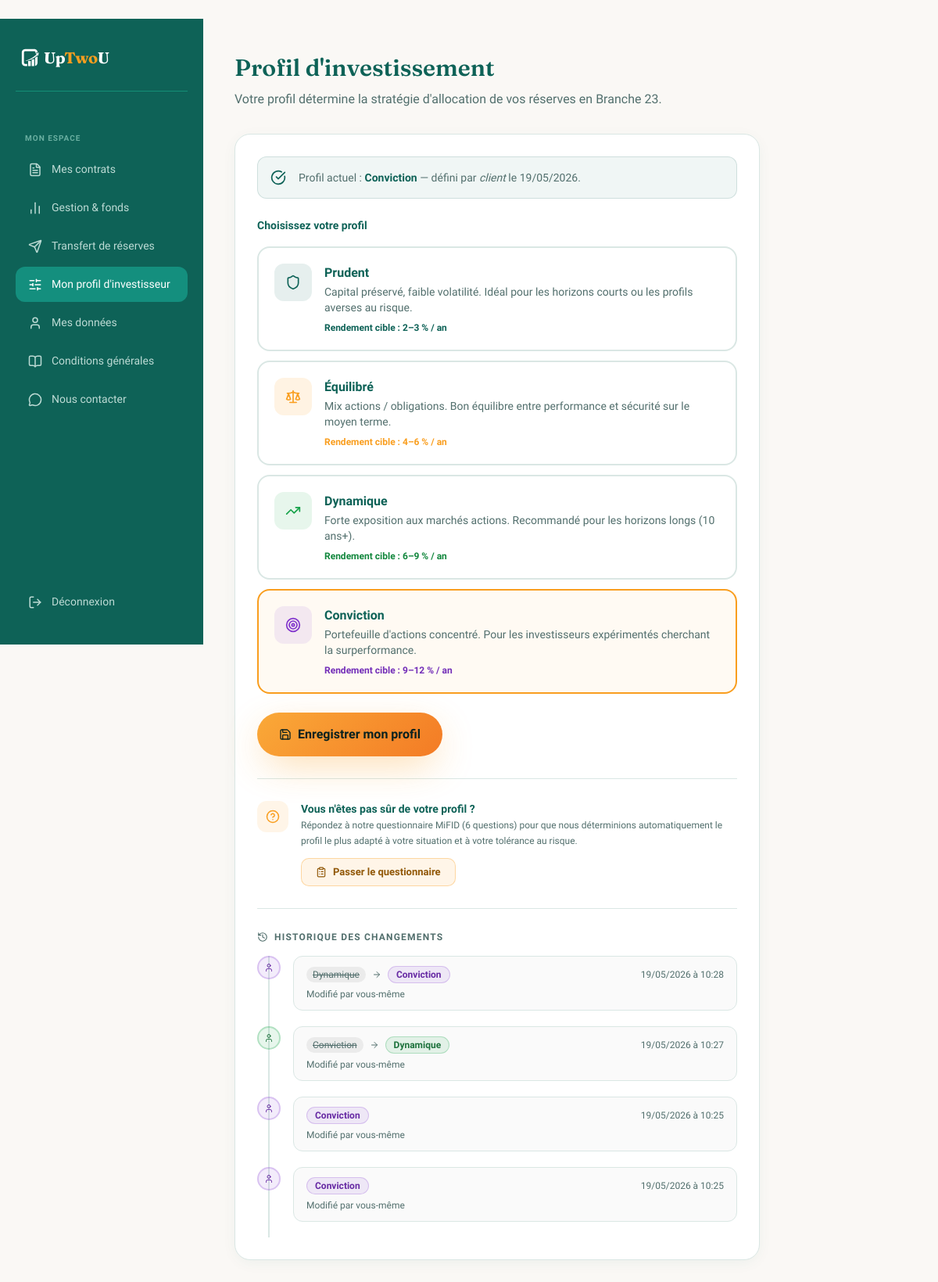
/client/profil (signed in), run on the app's committed database.
### models.py (models this page shows, shortened)
class Client(db.Model):
    __tablename__ = 'client'
    id = db.Column(db.Integer, primary_key=True)
    user_id = db.Column(db.Integer, db.ForeignKey('user.id'), nullable=False)
    nom = db.Column(db.String(100))
    prenom = db.Column(db.String(100))
    date_naissance = db.Column(db.String(10))   # DD/MM/YYYY
    sexe = db.Column(db.String(1))              # 'F' | 'M'
    niss = db.Column(db.String(20))
    adresse = db.Column(db.String(200))
    ville = db.Column(db.String(100))
    code_postal = db.Column(db.String(10))
    telephone = db.Column(db.String(20))
    telephone_gsm = db.Column(db.String(20))
    iban = db.Column(db.String(34))
    beneficiaire_vie = db.Column(db.String(200))
    beneficiaire_1 = db.Column(db.String(200))
    beneficiaire_2 = db.Column(db.String(200))
    beneficiaires_json = db.Column(db.Text)
    profil_risque = db.Column(db.String(20))    # prudent | equilibre | dynamique | conviction
    profil_choisi_par = db.Column(db.String(20))
    profil_date = db.Column(db.DateTime)
    pays = db.Column(db.String(100), default='Belgique')
    kyc_verifie = db.Column(db.Boolean, default=False)
    kyc_document = db.Column(db.String(200))
    est_ppe = db.Column(db.Boolean, nullable=True)
    ppe_details = db.Column(db.String(500), nullable=True)
    ci_date_validite = db.Column(db.String(10), nullable=True)   # DD/MM/YYYY expiry of eID card
    frais_acceptes = db.Column(db.Boolean, default=False)
    questionnaire_score = db.Column(db.Integer)
    courtier_id = db.Column(db.Integer, db.ForeignKey('user.id'), nullable=True)
    courtier = db.relationship('User', foreign_keys='Client.courtier_id', backref='clients_assignes')
    cabinet_id = db.Column(db.Integer, db.ForeignKey('broker_cabinet.id'), nullable=True)
    cabinet = db.relationship('BrokerCabinet', foreign_keys='Client.cabinet_id')
    contrats = db.relationship('Contract', backref='client', lazy=True)
    analyses = db.relationship('Analysis', backref='client', lazy=True)

class ProfileChangeLog(db.Model):
    __tablename__ = 'profile_change_log'
    id                   = db.Column(db.Integer, primary_key=True)
    client_id            = db.Column(db.Integer, db.ForeignKey('client.id'), nullable=False)
    profil_ancien        = db.Column(db.String(20))
    profil_nouveau       = db.Column(db.String(20), nullable=False)
    choisi_par           = db.Column(db.String(20))
    score_questionnaire  = db.Column(db.Integer)
    created_at           = db.Column(db.DateTime, default=datetime.utcnow)
    envoye_wealtheon     = db.Column(db.Boolean, default=False)
    date_envoi_wealtheon = db.Column(db.DateTime)
    envoye_assureur      = db.Column(db.Boolean, default=False)
    date_envoi_assureur  = db.Column(db.DateTime)
    client = db.relationship('Client', backref=db.backref('profil_logs', lazy=True,
                                                           order_by='ProfileChangeLog.created_at'))

### app.py (the view, shortened to what this page needs)
@app.route("/client/profil", methods=["GET", "POST"])
@login_required
@client_required
def client_profil():
    client = current_user.client_profile
    form = ProfilForm()
    if request.method == 'GET':
        form.profil.data = client.profil_risque
    logs = sorted(client.profil_logs, key=lambda l: l.created_at, reverse=True)
    return render_template("client/profil.html", client=client, form=form, logs=logs)

### app.py (called while the page is built)
@app.before_request
def enforce_session_timeout():
    if not current_user.is_authenticated:
        return
    last_str = session.get('_last_activity')
    if last_str:
        try:
            last = datetime.fromisoformat(last_str)
            if (datetime.now(timezone.utc).replace(tzinfo=None) - last).total_seconds() > 1800:
                logout_user()
                session.clear()
                flash("Votre session a expiré. Veuillez vous reconnecter.", "error")
                return redirect(url_for('login'))
        except (ValueError, TypeError):
            pass
    session['_last_activity'] = datetime.now(timezone.utc).replace(tzinfo=None).isoformat()

@login_manager.user_loader
def load_user(user_id):
    return db.session.get(User, int(user_id))

def client_required(f):
    @wraps(f)
    def decorated(*args, **kwargs):
        if not current_user.is_authenticated or current_user.role != 'client':
            flash("Accès réservé aux clients.", "error")
            return redirect(url_for('index'))
        return f(*args, **kwargs)
    return decorated

### templates/client/profil.html (shortened to what this page needs)
﻿{% extends "client/_base.html" %}
{% block content %}
<div class="dashboard-header">
  <h1>Profil d'investissement</h1>
  <p>Votre profil détermine la stratégie d'allocation de vos réserves en Branche 23.</p>
</div>
<div class="dashboard-card max-w-2xl">
  {% if client.profil_risque %}
  <div class="flex items-center gap-4 mb-6 p-4 rounded-xl" style="background:hsl(172 75% 22% / 0.06);border:1px solid hsl(172 75% 22% / 0.15);">
    <i data-lucide="check-circle" style="width:1.25rem;height:1.25rem;flex-shrink:0;color:var(--primary);"></i>
    <p class="text-sm text-muted">
      Profil actuel : <strong class="text-primary capitalize">{{ client.profil_risque }}</strong>
      — défini par <em>{{ client.profil_choisi_par }}</em>
      {% if client.profil_date %}le {{ client.profil_date.strftime('%d/%m/%Y') }}{% endif %}.
    </p>
  </div>
  {% endif %}
  <form method="POST" id="profil-form">
    <p class="form-label mb-4">Choisissez votre profil</p>
    <div class="flex flex-col gap-3" id="profil-cards">
      <label class="profil-card {% if client.profil_risque == 'prudent' %}selected{% endif %}" id="card-prudent">
        <div class="flex items-start gap-4">
          <div class="h-12 w-12 rounded-xl grid place-items-center flex-shrink-0" style="background:hsl(172 75% 22% / 0.1);">
            <i data-lucide="shield" style="width:1.25rem;height:1.25rem;color:var(--primary);"></i>
          </div>
          <div>
            <p class="font-semibold text-primary">Prudent</p>
            <p class="text-sm text-muted mt-0.5">Capital préservé, faible volatilité. Idéal pour les horizons courts ou les profils averses au risque.</p>
            <p class="text-xs font-semibold mt-2" style="color:var(--primary);">Rendement cible : 2–3 % / an</p>
          </div>
        </div>
      </label>
      <label class="profil-card {% if client.profil_risque == 'equilibre' %}selected{% endif %}" id="card-equilibre">
        <div class="flex items-start gap-4">
          <div class="h-12 w-12 rounded-xl grid place-items-center flex-shrink-0" style="background:hsl(35 95% 55% / 0.12);">
            <i data-lucide="scale" style="width:1.25rem;height:1.25rem;color:var(--accent);"></i>
          </div>
          <div>
            <p class="font-semibold text-primary">Équilibré</p>
            <p class="text-sm text-muted mt-0.5">Mix actions / obligations. Bon équilibre entre performance et sécurité sur le moyen terme.</p>
            <p class="text-xs font-semibold mt-2" style="color:var(--accent);">Rendement cible : 4–6 % / an</p>
          </div>
        </div>
      </label>
      <label class="profil-card {% if client.profil_risque == 'dynamique' %}selected{% endif %}" id="card-dynamique">
        <div class="flex items-start gap-4">
          <div class="h-12 w-12 rounded-xl grid place-items-center flex-shrink-0" style="background:hsl(142 76% 36% / 0.1);">
            <i data-lucide="trending-up" style="width:1.25rem;height:1.25rem;color:hsl(142 76% 36%);"></i>
          </div>
          <div>
            <p class="font-semibold text-primary">Dynamique</p>
            <p class="text-sm text-muted mt-0.5">Forte exposition aux marchés actions. Recommandé pour les horizons longs (10 ans+).</p>
            <p class="text-xs font-semibold mt-2" style="color:hsl(142 76% 30%);">Rendement cible : 6–9 % / an</p>
          </div>
        </div>
      </label>
      <label class="profil-card {% if client.profil_risque == 'conviction' %}selected{% endif %}" id="card-conviction">
        <div class="flex items-start gap-4">
          <div class="h-12 w-12 rounded-xl grid place-items-center flex-shrink-0" style="background:hsl(270 60% 55% / 0.1);">
            <i data-lucide="target" style="width:1.25rem;height:1.25rem;color:hsl(270 60% 50%);"></i>
          </div>
          <div>
            <p class="font-semibold text-primary">Conviction</p>
            <p class="text-sm text-muted mt-0.5">Portefeuille d'actions concentré. Pour les investisseurs expérimentés cherchant la surperformance.</p>
            <p class="text-xs font-semibold mt-2" style="color:hsl(270 60% 45%);">Rendement cible : 9–12 % / an</p>
          </div>
        </div>
      </label>
    </div>
    <button type="submit" class="btn btn-primary mt-6" style="height:2.75rem;padding:1.75rem;">
      <i data-lucide="save" style="width:1rem;height:1rem;margin-right:0.5rem;"></i>
      Enregistrer mon profil
    </button>
  </form>
  <div style="height:1px;background:var(--border);margin:1.75rem 0;"></div>
  <div class="flex items-start gap-4">
    <div class="h-10 w-10 rounded-xl grid place-items-center flex-shrink-0"
         style="background:hsl(35 95% 55% / 0.1);">
      <i data-lucide="help-circle" style="width:1.125rem;height:1.125rem;color:var(--accent);"></i>
    </div>
    <div class="flex-1">
      <p class="font-semibold text-primary text-sm">Vous n'êtes pas sûr de votre profil ?</p>
      <p class="text-xs text-muted mt-0.5 leading-relaxed">
        Répondez à notre questionnaire MiFID (6 questions) pour que nous déterminions automatiquement le profil le plus adapté à votre situation et à votre tolérance au risque.
      </p>
      <a href="{{ url_for('client_questionnaire') }}"
         class="btn mt-3 inline-flex items-center gap-2"
         style="height:2.25rem;padding:0 1.125rem;font-size:0.8125rem;
                background:hsl(35 95% 55% / 0.1);color:hsl(35 90% 30%);
                border:1px solid hsl(35 95% 55% / 0.35);border-radius:0.625rem;
                font-weight:600;text-decoration:none;">
        <i data-lucide="clipboard-list" style="width:0.875rem;height:0.875rem;"></i>
        Passer le questionnaire
      </a>
    </div>
  </div>
  {% if logs %}
  <div style="height:1px;background:var(--border);margin:1.75rem 0;"></div>
  <div>
    <p class="text-xs font-semibold uppercase tracking-widest text-muted mb-4 flex items-center gap-2">
      <i data-lucide="history" style="width:0.875rem;height:0.875rem;"></i>
      Historique des changements
    </p>
    <div class="flex flex-col" style="position:relative;">
      <div style="position:absolute;left:0.9rem;top:0;bottom:0;width:2px;background:var(--border);z-index:0;"></div>
      {% for log in logs %}
      {% set profil_colors = {
        'prudent':    ('hsl(213 80% 50% / 0.1)',  'hsl(213 80% 40%)',  'hsl(213 80% 50% / 0.25)'),
        'equilibre':  ('hsl(35 95% 55% / 0.1)',   'hsl(35 90% 30%)',   'hsl(35 95% 55% / 0.35)'),
        'dynamique':  ('hsl(142 76% 36% / 0.1)',  'hsl(142 60% 28%)',  'hsl(142 76% 36% / 0.25)'),
        'conviction': ('hsl(270 60% 55% / 0.1)',  'hsl(270 60% 40%)',  'hsl(270 60% 55% / 0.25)'),
      } %}
      {% set bg, color, border = profil_colors.get(log.profil_nouveau, ('hsl(0 0% 95%)', 'var(--muted-foreground)', 'var(--border)')) %}
      <div class="flex items-start gap-4 pb-5" style="position:relative;z-index:1;">
        <div class="h-[1.875rem] w-[1.875rem] rounded-full grid place-items-center flex-shrink-0"
             style="background:{{ bg }};border:2px solid {{ border }};">
          <i data-lucide="{% if log.choisi_par == 'questionnaire' %}clipboard-list{% elif log.choisi_par == 'courtier' %}user-check{% else %}user{% endif %}"
             style="width:0.75rem;height:0.75rem;color:{{ color }};"></i>
        </div>
        <div class="flex-1 rounded-xl px-4 py-3" style="background:hsl(0 0% 98%);border:1px solid var(--border);">
          <div class="flex items-center justify-between gap-2 flex-wrap">
            <div class="flex items-center gap-2">
              {% if log.profil_ancien and log.profil_ancien != log.profil_nouveau %}
              <span class="text-xs px-2 py-0.5 rounded-full capitalize"
                    style="background:hsl(0 0% 92%);color:var(--muted-foreground);text-decoration:line-through;">
                {{ log.profil_ancien }}
              </span>
              <i data-lucide="arrow-right" style="width:0.75rem;height:0.75rem;color:var(--muted-foreground);"></i>
              {% endif %}
              <span class="text-xs font-semibold px-2.5 py-0.5 rounded-full capitalize"
                    style="background:{{ bg }};color:{{ color }};border:1px solid {{ border }};">
                {{ log.profil_nouveau }}
              </span>
            </div>
            <span class="text-xs text-muted">{{ log.created_at.strftime('%d/%m/%Y à %H:%M') }}</span>
          </div>
          <p class="text-xs text-muted mt-1.5">
            {% if log.choisi_par == 'questionnaire' %}
              Défini par questionnaire MiFID
              {% if log.score_questionnaire is not none %} — score {{ log.score_questionnaire }}/18{% endif %}
            {% elif log.choisi_par == 'courtier' %}
              Modifié par votre conseiller
            {% else %}
              Modifié par vous-même
            {% endif %}
          </p>
        </div>
      </div>
      {% endfor %}
    </div>
  </div>
  {% endif %}
</div>
{% endblock %}

### static/css/style.css (style rules this page uses)
:root { --background: hsl(40, 33%, 97%); --foreground: hsl(175, 60%, 8%); --card: hsl(0, 0%, 100%); --card-foreground: hsl(175, 60%, 8%); --primary: hsl(172, 75%, 22%); --primary-foreground: hsl(40, 33%, 97%); --primary-glow: hsl(165, 70%, 45%); --secondary: hsl(168, 30%, 92%); --secondary-foreground: hsl(172, 75%, 22%); --muted: hsl(40, 20%, 93%); --muted-foreground: hsl(175, 15%, 38%); --accent: hsl(35, 95%, 55%); --accent-foreground: hsl(175, 60%, 8%); --accent-soft: hsl(35, 95%, 92%); --border: hsl(168, 20%, 88%); --radius: 1rem; --shadow-glow: 0 20px 60px -15px hsl(172 75% 22% / 0.35); --shadow-accent: 0 15px 50px -10px hsl(35 95% 55% / 0.45); --shadow-soft: 0 8px 30px -8px hsl(172 75% 22% / 0.12); --shadow-card: 0 4px 20px -4px hsl(172 75% 22% / 0.08); }
*, *::before, *::after { box-sizing: border-box; }
html { scroll-behavior: smooth; }
body { margin: 0; background-color: var(--background); color: var(--foreground); font-family: "Plus Jakarta Sans", ui-sans-serif, system-ui, sans-serif; -webkit-font-smoothing: antialiased; }
.text-primary { color: var(--primary) !important; }
.text-muted { color: var(--muted-foreground) !important; }
.btn { display: inline-flex; align-items: center; justify-content: center; font-weight: 600; font-size: 0.875rem; transition: all 0.2s ease; cursor: pointer; text-decoration: none; border: none; outline: none; }
.btn-primary { background: linear-gradient(135deg, hsl(35 95% 60%) 0%, hsl(25 90% 55%) 100%); color: var(--accent-foreground); border-radius: 9999px; padding: 0 1.75rem; height: 3.5rem; font-size: 1rem; box-shadow: var(--shadow-accent); }
[data-lucide] { display: inline-block; vertical-align: middle; }
.dashboard-header { margin-bottom: 2rem; }
.dashboard-header h1 { font-family: "Fraunces", serif; font-size: 1.875rem; font-weight: 600; color: var(--primary); margin: 0; }
.dashboard-header p { color: var(--muted-foreground); margin: 0.375rem 0 0; }
.dashboard-card { background: var(--card); border: 1px solid var(--border); border-radius: 1.25rem; padding: 1.75rem; box-shadow: var(--shadow-card); }
.form-label { font-size: 0.875rem; font-weight: 600; color: var(--primary); }
.profil-card { border: 2px solid var(--border); border-radius: 1rem; padding: 1.25rem; cursor: pointer; transition: all 0.2s; background: white; }
.profil-card.selected { border-color: var(--accent); background: hsl(35 95% 55% / 0.05); }

### data on the page
Client: profil_risque "Conviction", profil_choisi_par "client", profil_date "19/05/2026"
ProfileChangeLog: profil_ancien "Dynamique", profil_nouveau "Conviction", created_at "19/05/2026 à 10:28", choisi_par "Modifié par vous-même"
ProfileChangeLog: profil_ancien "Conviction", profil_nouveau "Dynamique", created_at "19/05/2026 à 10:27", choisi_par "Modifié par vous-même"
ProfileChangeLog: profil_nouveau "Conviction", created_at "19/05/2026 à 10:25", choisi_par "Modifié par vous-même"
ProfileChangeLog: profil_nouveau "Conviction", created_at "19/05/2026 à 10:25", choisi_par "Modifié par vous-même"
